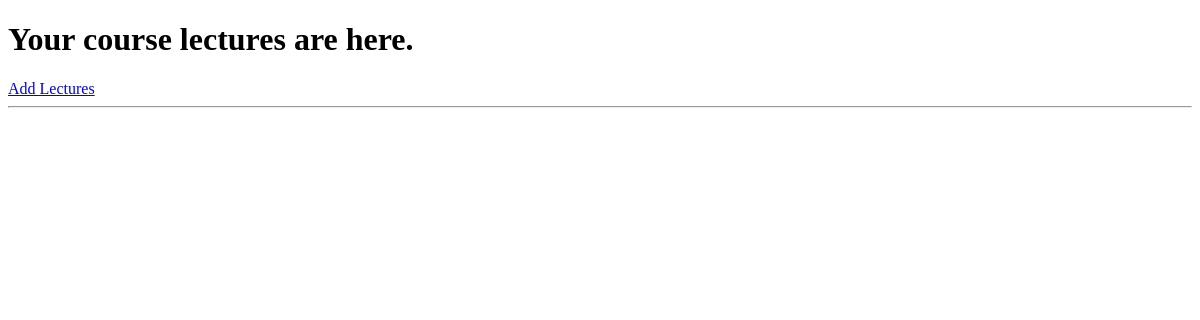
Before: /all_lectures/2 with the older database file.
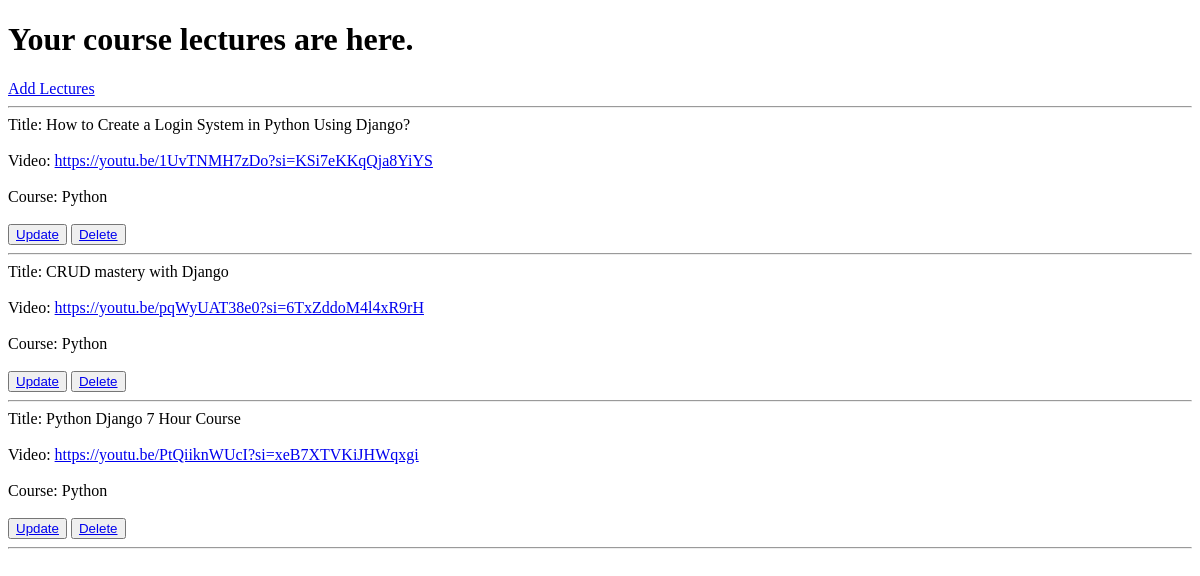
After: the same page with the newer database file.
### app/models.py (models this page shows, shortened)
class Lecture(models.Model):
    title=models.CharField(max_length=100)
    video=models.URLField()
    course=models.ForeignKey(Course, on_delete=models.CASCADE)

class Course(models.Model):
    title=models.CharField(max_length=100)
    description=models.TextField()
    instructor=models.CharField(max_length=100)
    category=models.ForeignKey(Category, on_delete=models.CASCADE)
    def __str__(self):
        return self.title

### app/views.py (the view)
# urls.py: path('all_lectures/<int:pk>', views.all_lectures, name='all_lectures'),
def all_lectures(request, pk):
    exist_course=get_object_or_404(Course, id=pk)
    if exist_course is not None:
        all_lectures=Lecture.objects.all()
    else:
        print("Course is not available.")
    return render(request, 'app/all_lectures.html',{'all_lectures':all_lectures, 'exist_course':exist_course})

### templates/app/all_lectures.html (shortened to what this page needs)
<!DOCTYPE html>
<html lang="en">
<head>
</head>
<body>
    <h1>Your course lectures are here. </h1>
        <a href="{% url 'add_lectures' exist_course.id %}">Add Lectures</a>
        <br>
        <hr>
    {% for lecture in all_lectures %}
    Title: {{ lecture.title }}
    <br>
    <br>
    Video: <a href="{{ lecture.video }}">{{ lecture.video }}</a>
    <br>
    <br>
    Course: {{ lecture.course }}
    <br>
    <br>
   <button> <a href="{% url 'update_lecture' lecture.id %}">Update</a></button>
    <button><a href="{% url 'delete_lecture' lecture.id %}">Delete</a></button>
    <hr>
    {% endfor %}
</body>
</html>

Changed rows visible on the page:
added Lecture: title "How to Create a Login System in Python Using Django?", video "https://youtu.be/1UvTNMH7zDo?si=KSi7eKKqQja8YiYS", course "Python"
added Lecture: title "CRUD mastery with Django", video "https://youtu.be/pqWyUAT38e0?si=6TxZddoM4l4xR9rH", course "Python"
added Lecture: title "Python Django 7 Hour Course", video "https://youtu.be/PtQiiknWUcI?si=xeB7XTVKiJHWqxgi", course "Python"
